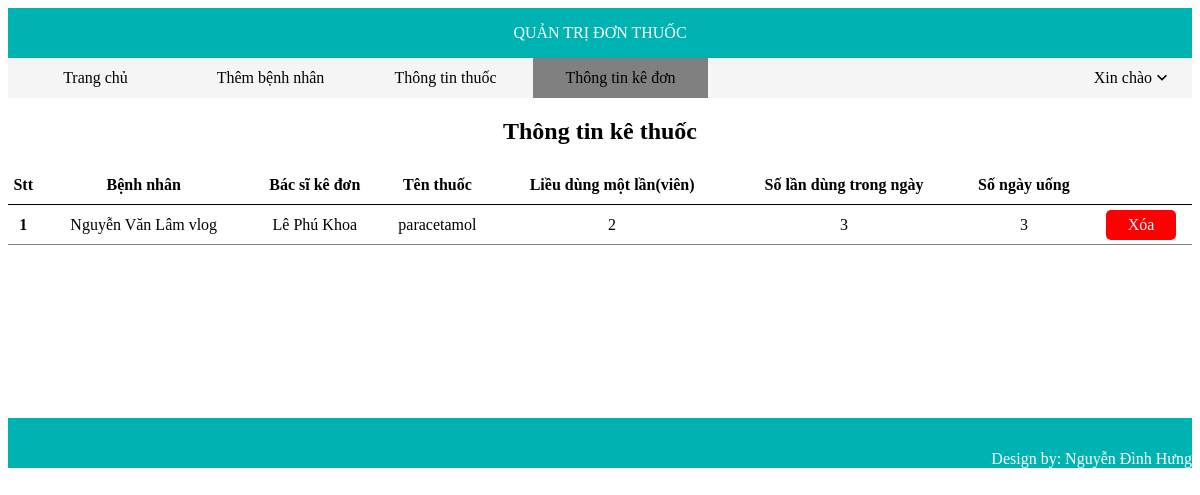
/prescription-detail/index.php, run on the app's committed database.
### tables this page shows
CREATE TABLE `prescription_detail` (
  `id` int(255) NOT NULL,
  `prescriptionId` int(255) NOT NULL,
  `medicineId` int(255) NOT NULL,
  `frequency` int(255) NOT NULL,
  `doseOnly` int(255) NOT NULL,
  `doseDay` int(11) NOT NULL
);

CREATE TABLE `patient` (
  `patientId` int(255) NOT NULL,
  `patientName` varchar(40) NOT NULL,
  `gender` char(3) NOT NULL,
  `phone` char(10) NOT NULL
);

CREATE TABLE `doctor` (
  `doctorId` int(255) NOT NULL,
  `doctorName` varchar(40) NOT NULL,
  `email` varchar(50) NOT NULL,
  `phone` char(10) NOT NULL
);

CREATE TABLE `medicine` (
  `medicineId` int(255) NOT NULL,
  `medicineName` varchar(30) NOT NULL,
  `doseMin` int(255) NOT NULL,
  `doseMax` int(255) NOT NULL,
  `Frequence` int(255) NOT NULL,
  `Unit` int(255) NOT NULL
);

### prescription-detail/index.php (the view, shortened to what this page needs)
<!DOCTYPE html>
<html lang="en">
<head>
  <link rel="stylesheet" href="../style.css">
</head>
<body>
  <header>
    <a href="../index.php">QUẢN TRỊ ĐƠN THUỐC</a>
  </header>
  <nav>
    <div class="nav-left-content">
      <a href="../index.php">Trang chủ</a>
      <a href="../patient/new_patient.php">Thêm bệnh nhân</a>
      <a href="../medicine/index.php">Thông tin thuốc</a>
      <a href="./index.php" style="background-color: gray;">Thông tin kê đơn</a>
    </div>
    <div class="nav-right-content">
      <div>Xin chào</div>
      <img src="../img/expand_more.svg" alt="menu">
    </div>
  </nav>
  <div class="content">
    <h2>Thông tin kê thuốc</h2>
    <table>
      <tr class="th">
        <th>Stt</th>
        <th>Bệnh nhân</th>
        <th>Bác sĩ kê đơn</th>
        <th>Tên thuốc</th>
        <th>Liều dùng một lần(viên)</th>
        <th>Số lần dùng trong ngày</th>
        <th>Số ngày uống</th>
      </tr>
      <?php
      require_once '../connection/connect.php';
      $sql = "SELECT del.id AS id, pat.patientName AS patientName, doc.doctorName AS doctorName, med.medicineName AS medicineName, del.doseOnly AS doseOnly, del.doseDay AS doseDay, del.frequency AS frequency FROM prescription_detail as del
      JOIN prescription AS pre ON del.prescriptionId = pre.prescriptionId
      JOIN patient AS pat ON pre.patientId = pat.patientId
      JOIN doctor AS doc ON pre.doctorId = doc.doctorId
      JOIN medicine AS med ON del.medicineId = med.medicineId";
      $result = mysqli_query($conn, $sql);
      if (mysqli_num_rows($result) > 0) {
        while ($row = mysqli_fetch_assoc($result)) {
          echo "<tr class='td'>";
          echo "<td><strong>" . $row['id'] . "</strong></td>";
          echo "<td>" . $row['patientName'] . "</td>";
          echo "<td>" . $row['doctorName'] . "</td>";
          echo "<td>" . $row['medicineName'] . "</td>";
          echo "<td>" . $row['doseOnly'] . "</td>";
          echo "<td>" . $row['doseDay'] . "</td>";
          echo "<td>" . $row['frequency'] . "</td>";
          echo "<td><a href='./delete_prescription_detail.php?id=" . $row['id'] . "' class='a_xoa'>Xóa</a></td>";
          echo "</tr>";
        }
      } else {
        echo "<tr><td colspan='5'>Không có dữ liệu</td></tr>";
      }
      ?>
    </table>
  </div>
  <footer>
    Design by: Nguyễn Đình Hưng
  </footer>
</body>
</html>

### style.css (style rules this page uses)
a { text-decoration: none; color: inherit; }
header { background-color: rgb(0, 179, 179); height: 50px; color: white; position: relative; }
header a { position: absolute; top: 50%; left: 50%; transform: translate(-50%, -50%); }
nav { background-color: whitesmoke; display: flex; justify-content: space-between; height: 40px; }
.nav-left-content { display: flex; justify-content: space-between; align-items: center; width: 700px; }
.nav-left-content a { text-align: center; width: 100%; height: 40px; display: flex; align-items: center; justify-content: center; }
.nav-right-content { display: flex; justify-content: space-between; align-items: center; margin-right: 20px; }
.nav-right-content img { width: 20px; height: 20px; }
.content { min-height: 300px; text-align: center; }
.content table { margin-top: 10px; width: 100%; border-collapse: collapse; }
tr { height: 40px; }
.th { border-bottom: 1px solid black; }
.td { border-bottom: 1px solid gray; }
.a_xoa { color: white; text-align: center; display: inline-block; background-color: red; width: 70px; height: 30px; border-radius: 5px; line-height: 30px; }
footer { display: flex; background-color: rgb(0, 179, 179); height: 50px; color: white; justify-content: end; align-items: end; }

### data on the page
prescription_detail: id "1", patient.patientName "Nguyễn Văn Lâm vlog", doctor.doctorName "Lê Phú Khoa", medicineId.medicineName "paracetamol", doseOnly "2", doseDay "3", frequency "3"
